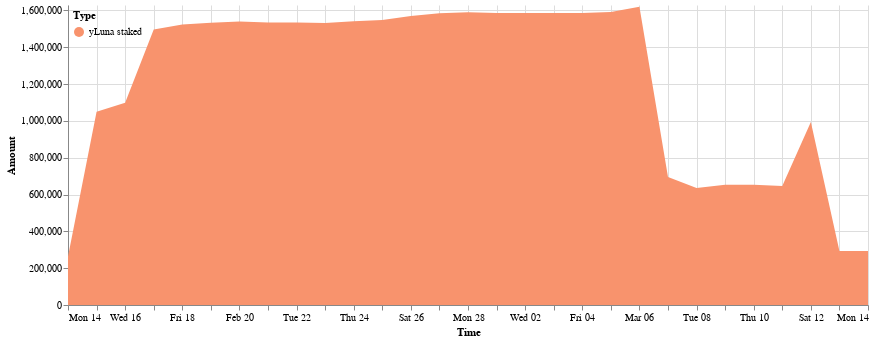

Source (notebook cell):
### Code cell
domain = ['yLuna staked']
range_ = ['#f8936d']
cp.get_yluna_time_area_chart(daily_delta_stk, 
               alt.Scale(domain=domain, range=range_),
               min_date = daily_delta_stk.Time.min(),
               max_date = daily_delta_stk.Time.max(),
               top_padding = 10000
        ).properties(width=800).configure_view(strokeOpacity=0)

### Figure 1 — Vega-Lite specification as saved in the notebook (floating-point values rounded to 4 significant figures)
{"config": {"view": {"continuousWidth": 400, "continuousHeight": 300, "strokeOpacity": 0}}, "data": {"name": "data-2053bdd840a979376704a6a0291523e0"}, "mark": "area", "encoding": {"color": {"field": "Type", "legend": {"direction": "vertical", "legendY": 0, "orient": "none", "padding": 5}, "scale": {"domain": ["yLuna staked"], "range": ["#f8936d"]}, "type": "nominal"}, "tooltip": [{"field": "Time", "format": "%Y-%m-%d", "type": "temporal"}, {"field": "Type", "type": "nominal"}, {"field": "Amount (millions)", "type": "nominal"}], "x": {"field": "Time", "scale": {"domain": ["2022-02-14", "2022-03-14"]}, "type": "temporal"}, "y": {"field": "Amount", "scale": {"domain": [0, 1630000.0]}, "type": "quantitative"}}, "width": 800, "$schema": "https://vega.github.io/schema/vega-lite/v4.17.0.json", "datasets": {"data-2053bdd840a979376704a6a0291523e0": [{"Time": "2022-02-14", "Amount signed": 264000.0, "Amount": 264000.0, "Type": "yLuna staked", "Amount (millions)": "0.26M"}, {"Time": "2022-02-15", "Amount signed": 785400.0, "Amount": 1049000.0, "Type": "yLuna staked", "Amount (millions)": "1.05M"}, {"Time": "2022-02-16", "Amount signed": 48820.0, "Amount": 1098000.0, "Type": "yLuna staked", "Amount (millions)": "1.1M"}, {"Time": "2022-02-17", "Amount signed": 398600.0, "Amount": 1497000.0, "Type": "yLuna staked", "Amount (millions)": "1.5M"}, {"Time": "2022-02-18", "Amount signed": 26480.0, "Amount": 1523000.0, "Type": "yLuna staked", "Amount (millions)": "1.52M"}, {"Time": "2022-02-19", "Amount signed": 9947.0, "Amount": 1533000.0, "Type": "yLuna staked", "Amount (millions)": "1.53M"}, {"Time": "2022-02-20", "Amount signed": 6690.0, "Amount": 1540000.0, "Type": "yLuna staked", "Amount (millions)": "1.54M"}, {"Time": "2022-02-21", "Amount signed": -5372.0, "Amount": 1534000.0, "Type": "yLuna staked", "Amount (millions)": "1.53M"}, {"Time": "2022-02-22", "Amount signed": -340.6, "Amount": 1534000.0, "Type": "yLuna staked", "Amount (millions)": "1.53M"}, {"Time": "2022-02-23", "Amount signed": -1892.0, "Amount": 1532000.0, "Type": "yLuna staked", "Amount (millions)": "1.53M"}, {"Time": "2022-02-24", "Amount signed": 9216.0, "Amount": 1541000.0, "Type": "yLuna staked", "Amount (millions)": "1.54M"}, {"Time": "2022-02-25", "Amount signed": 6565.0, "Amount": 1548000.0, "Type": "yLuna staked", "Amount (millions)": "1.55M"}, {"Time": "2022-02-26", "Amount signed": 21590.0, "Amount": 1570000.0, "Type": "yLuna staked", "Amount (millions)": "1.57M"}, {"Time": "2022-02-27", "Amount signed": 15350.0, "Amount": 1585000.0, "Type": "yLuna staked", "Amount (millions)": "1.58M"}, {"Time": "2022-02-28", "Amount signed": 5056.0, "Amount": 1590000.0, "Type": "yLuna staked", "Amount (millions)": "1.59M"}, {"Time": "2022-03-01", "Amount signed": -3479.0, "Amount": 1587000.0, "Type": "yLuna staked", "Amount (millions)": "1.59M"}, {"Time": "2022-03-02", "Amount signed": -801.9, "Amount": 1586000.0, "Type": "yLuna staked", "Amount (millions)": "1.59M"}, {"Time": "2022-03-03", "Amount signed": -37.23, "Amount": 1586000.0, "Type": "yLuna staked", "Amount (millions)": "1.59M"}, {"Time": "2022-03-04", "Amount signed": 980.6, "Amount": 1587000.0, "Type": "yLuna staked", "Amount (millions)": "1.59M"}, {"Time": "2022-03-05", "Amount signed": 5166.0, "Amount": 1592000.0, "Type": "yLuna staked", "Amount (millions)": "1.59M"}, {"Time": "2022-03-06", "Amount signed": 27690.0, "Amount": 1620000.0, "Type": "yLuna staked", "Amount (millions)": "1.62M"}, {"Time": "2022-03-07", "Amount signed": -924800.0, "Amount": 694700.0, "Type": "yLuna staked", "Amount (millions)": "0.69M"}, {"Time": "2022-03-08", "Amount signed": -58730.0, "Amount": 636000.0, "Type": "yLuna staked", "Amount (millions)": "0.64M"}, {"Time": "2022-03-09", "Amount signed": 17560.0, "Amount": 653500.0, "Type": "yLuna staked", "Amount (millions)": "0.65M"}, {"Time": "2022-03-10", "Amount signed": -361.7, "Amount": 653200.0, "Type": "yLuna staked", "Amount (millions)": "0.65M"}, {"Time": "2022-03-11", "Amount signed": -7392.0, "Amount": 645800.0, "Type": "yLuna staked", "Amount (millions)": "0.65M"}, {"Time": "2022-03-12", "Amount signed": 348800.0, "Amount": 994600.0, "Type": "yLuna staked", "Amount (millions)": "0.99M"}, {"Time": "2022-03-13", "Amount signed": -701200.0, "Amount": 293400.0, "Type": "yLuna staked", "Amount (millions)": "0.29M"}, {"Time": "2022-03-14", "Amount signed": 114.8, "Amount": 293600.0, "Type": "yLuna staked", "Amount (millions)": "0.29M"}]}}
